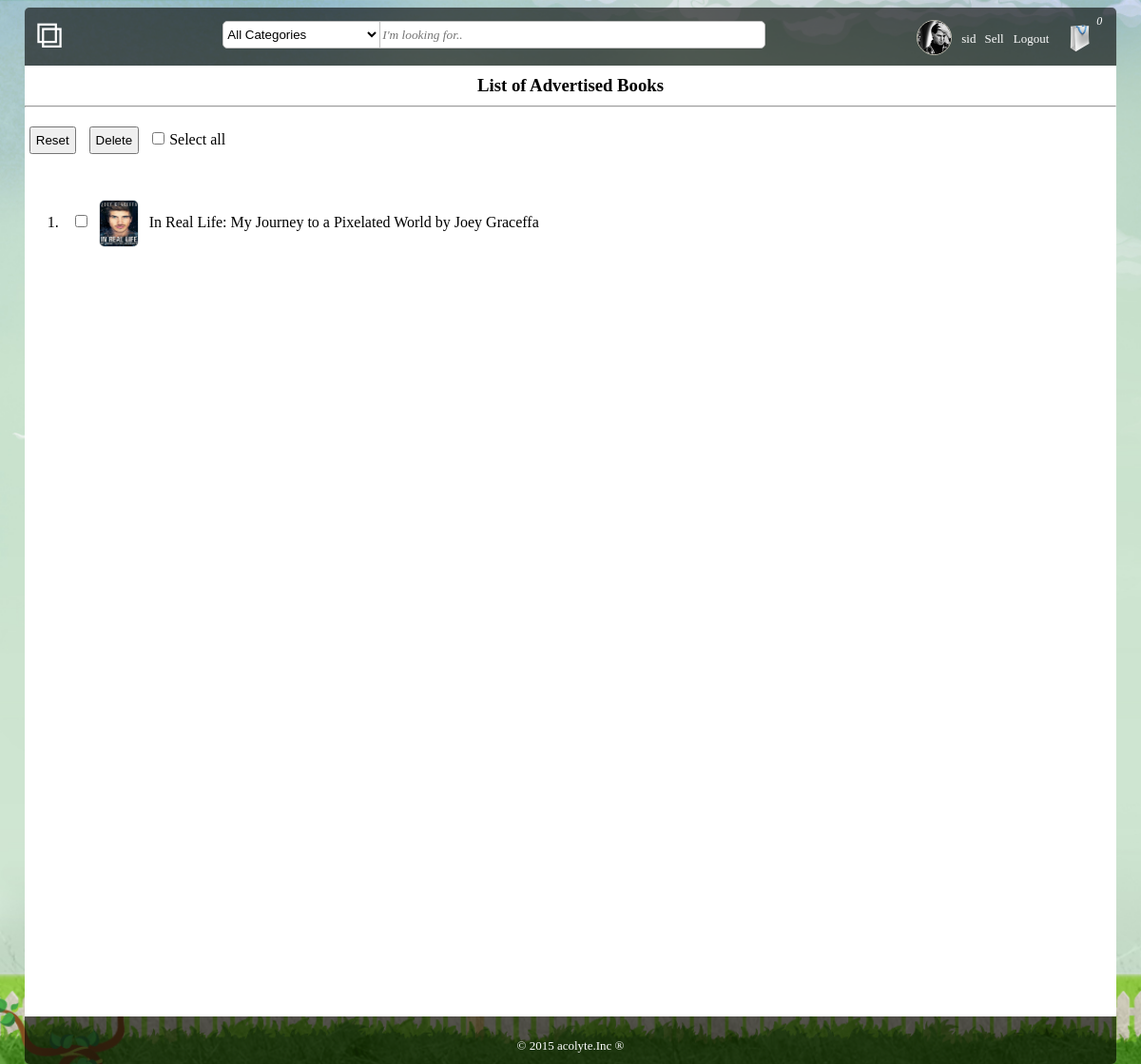
The app's page /bookstore/user/index.php (signed in) with its own data.
### tables this page shows
CREATE TABLE IF NOT EXISTS `old_book_details` (
  `ISBN` varchar(13) NOT NULL DEFAULT '',
  `Author` varchar(100) NOT NULL,
  `Book_Name` varchar(150) NOT NULL,
  `Category` varchar(30) DEFAULT NULL,
  `Cost` double DEFAULT NULL,
  `Date` date NOT NULL,
  `Description` varchar(1000) DEFAULT 'None mentioned.',
  `Rate` int(1) NOT NULL,
  `URL` varchar(100) NOT NULL,
  `User` varchar(20) NOT NULL,
  `Warehouse` varchar(5) NOT NULL
);

### bookstore/user/index.php (the view, shortened to what this page needs)
<!DOCTYPE html>
<html>
<head>
	<link rel="stylesheet" type="text/css" href="../styles.css">
</head>
<body>
<div class="wrapper">
<?php
	require '../include/header.php';
	$table = "old_book_details";
	if(isset($_SESSION['user'])){
	?>
	<div class = "dynamic">
	<?php
		$user = $_SESSION['user'];
		$books = mysql_query("SELECT * FROM $table WHERE User = '$user'");
		echo "<h3>List of Advertised Books</h3><hr>";
		if(mysql_num_rows($books) !=0){
		?>
		<form id = "my_books" action = "../bag/remove.php" method="POST">
			<input type = "reset">
			<input name="del_btn" type = "submit" value="Delete">
			<input type="checkbox" onclick="toggle(this)">Select all
			<ol>
			<?php
				while($row = mysql_fetch_assoc($books)){
					$book = $row['Book_Name'];
					$auth = $row['Author'];
					$isbn = $row['ISBN'];
					$URL = $row['URL'];
			?>
			<li><input name = "selected[]" type = "checkbox" value = "<?php echo $isbn?>">&nbsp;
				<a href = "../book/details.php?q=<?php echo $isbn?>">
				<img style = "position:relative;width:40px;height:48px;top:20px;border-radius:5px;box-shadow:0px 0px 1px;"
					 src="../Images/<?php echo $URL;?>"></a>&nbsp;&nbsp;
				<a href = "../book/details.php?q=<?php echo $isbn?>"><?php echo $book?></a> by
				<a href = "../search.php?q=<?php echo $auth?>"><?php echo $auth?></a>
			</li>
		<?php
			}
			echo "</ol></form>";
			}
		}
	?>
</div>
<?php include '../include/footer.php';?>
</div>
</body>
</html>

### bookstore/styles.css (style rules this page uses)
body { background:url(Images/background.jpg); background-size: cover; font-family: "Arial" @import url('https://fonts.googleapis.com/css?family=Allura'); }
.wrapper { box-shadow: 0px 0px 6px gray; border-radius: 5px; width: 97%; min-width: 660px; margin:auto; }
.dynamic { position: relative; width: 100%; min-height: 1000px; background-color: #fff; float: left; }
#my_books input { padding: 5px; margin: 5px; }
.dynamic h3 { text-align: center; margin: 10px; }
.dynamic ol li { padding: 8px; }
.dynamic ol li a { text-decoration: none; color: black; }

### records on screen
old_book_details: URL (picture), Book_Name "In Real Life: My Journey to a Pixelated World", Author "Joey Graceffa"

### other values on screen
$homename "sid"
